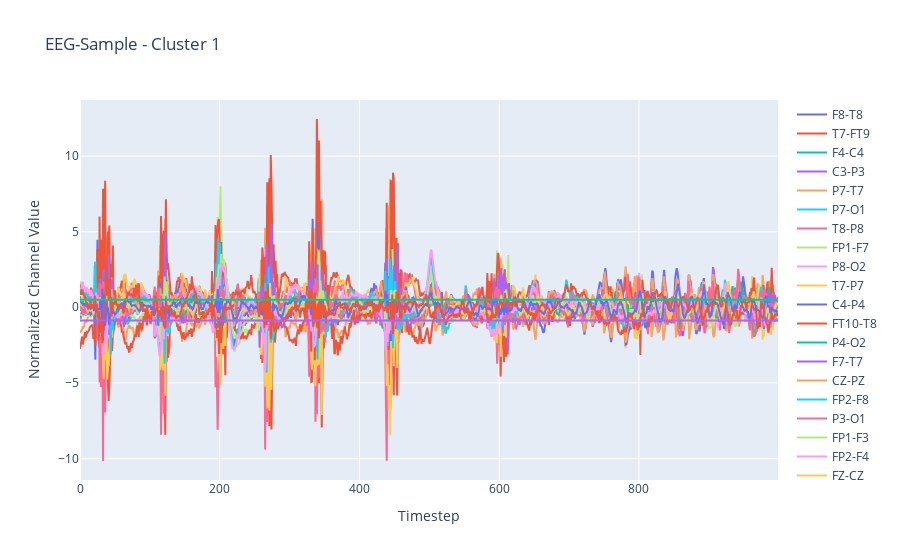

Here is the notebook cell this chart was saved with:
### Markdown cell above
### 7.3 Visualize Clusters
Due to the high dimensionality as well as the time series format, no simple visualization of the created clusters is possible. Therefore, by comparing samples of the two clusters, we try to draw a conclusion about the distinction made.

### Code cell
a = np.transpose(cluster_1, (0,2,1))
data = []
for i in range(len(a[0])):
    data.append(
        go.Scatter(y=a[0,i], name=channels[i])
    )

fig = go.Figure(
    data = data,
    layout = {"yaxis": {"title": "Normalized Channel Value"}, "xaxis": {"title": "Timestep"}, "title": "EEG-Sample - Cluster 1"}
)

fig.show()

### Figure 1 — Plotly figure (JSON) as saved in the notebook; plotly's stock layout.template omitted (floating-point values rounded to 4 significant figures; data arrays with more than 128 entries replaced by an {"elided": "..."} marker saying what was removed)
{"data": [{"name": "F8-T8", "type": "scatter", "y": {"elided": "1000 float values"}}, {"name": "T7-FT9", "type": "scatter", "y": {"elided": "1000 float values"}}, {"name": "F4-C4", "type": "scatter", "y": {"elided": "1000 float values"}}, {"name": "C3-P3", "type": "scatter", "y": {"elided": "1000 float values"}}, {"name": "P7-T7", "type": "scatter", "y": {"elided": "1000 float values"}}, {"name": "P7-O1", "type": "scatter", "y": {"elided": "1000 float values"}}, {"name": "T8-P8", "type": "scatter", "y": {"elided": "1000 float values"}}, {"name": "FP1-F7", "type": "scatter", "y": {"elided": "1000 float values"}}, {"name": "P8-O2", "type": "scatter", "y": {"elided": "1000 float values"}}, {"name": "T7-P7", "type": "scatter", "y": {"elided": "1000 float values"}}, {"name": "C4-P4", "type": "scatter", "y": {"elided": "1000 float values"}}, {"name": "FT10-T8", "type": "scatter", "y": {"elided": "1000 float values"}}, {"name": "P4-O2", "type": "scatter", "y": {"elided": "1000 float values"}}, {"name": "F7-T7", "type": "scatter", "y": {"elided": "1000 float values"}}, {"name": "CZ-PZ", "type": "scatter", "y": {"elided": "1000 float values"}}, {"name": "FP2-F8", "type": "scatter", "y": {"elided": "1000 float values"}}, {"name": "P3-O1", "type": "scatter", "y": {"elided": "1000 float values"}}, {"name": "FP1-F3", "type": "scatter", "y": {"elided": "1000 float values"}}, {"name": "FP2-F4", "type": "scatter", "y": {"elided": "1000 float values"}}, {"name": "FZ-CZ", "type": "scatter", "y": {"elided": "1000 float values"}}, {"name": "F3-C3", "type": "scatter", "y": {"elided": "1000 float values"}}, {"name": "FT9-FT10", "type": "scatter", "y": {"elided": "1000 float values"}}, {"name": "age", "type": "scatter", "y": {"elided": "1000 float values"}}, {"name": "gender", "type": "scatter", "y": {"elided": "1000 float values"}}], "layout": {"title": {"text": "EEG-Sample - Cluster 1"}, "xaxis": {"title": {"text": "Timestep"}}, "yaxis": {"title": {"text": "Normalized Channel Value"}}}}
